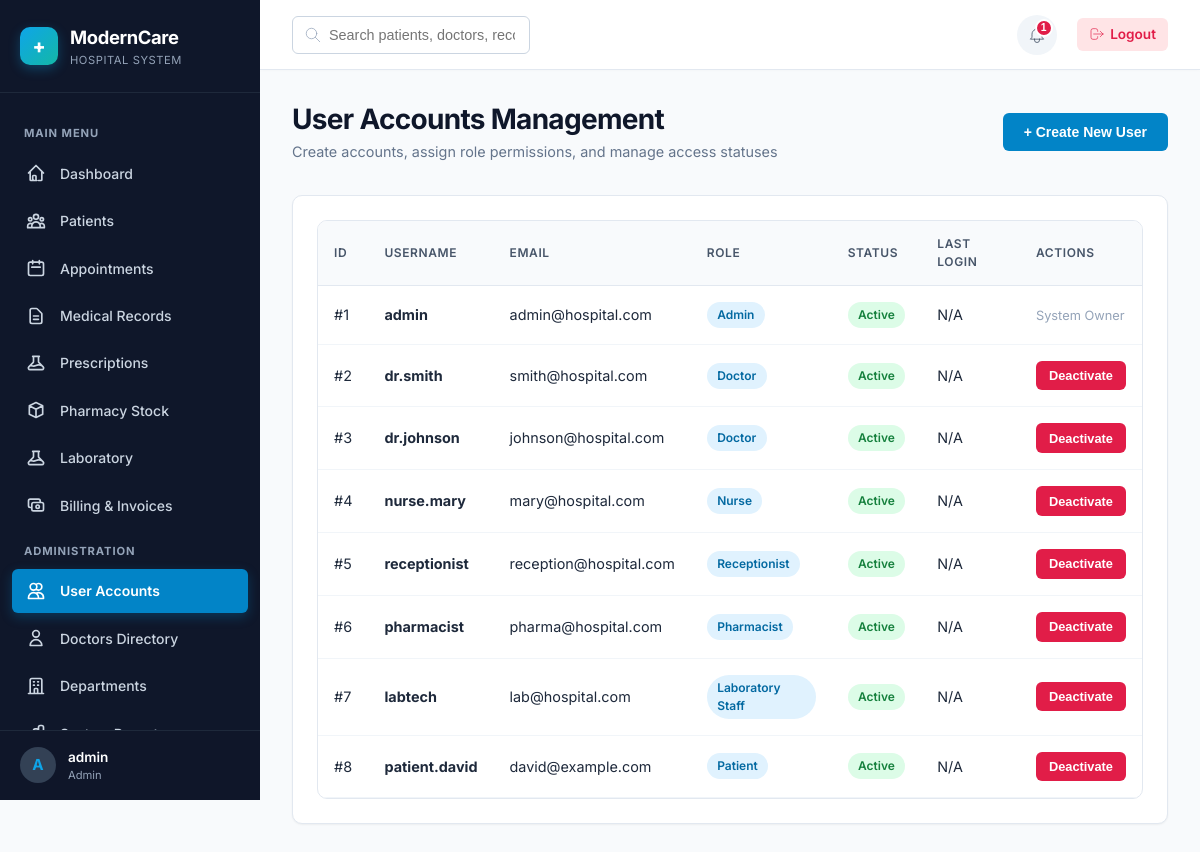
The page /admin/users.php (signed in) on the database its author committed.
### tables this page shows
CREATE TABLE `notifications` (
    `id` INT AUTO_INCREMENT PRIMARY KEY,
    `user_id` INT NOT NULL,
    `title` VARCHAR(150) NOT NULL,
    `message` TEXT NOT NULL,
    `type` ENUM('Info', 'Warning', 'Success', 'Danger') DEFAULT 'Info',
    `is_read` TINYINT(1) DEFAULT 0,
    `link` VARCHAR(255) NULL,
    `created_at` DATETIME DEFAULT CURRENT_TIMESTAMP,
    FOREIGN KEY (`user_id`) REFERENCES `users`(`id`) ON DELETE CASCADE
);

CREATE TABLE `users` (
    `id` INT AUTO_INCREMENT PRIMARY KEY,
    `role_id` INT NOT NULL,
    `username` VARCHAR(50) NOT NULL UNIQUE,
    `email` VARCHAR(100) NOT NULL UNIQUE,
    `password_hash` VARCHAR(255) NOT NULL,
    `status` ENUM('Active', 'Inactive', 'Suspended') DEFAULT 'Active',
    `last_login` DATETIME NULL,
    `created_at` DATETIME DEFAULT CURRENT_TIMESTAMP,
    FOREIGN KEY (`role_id`) REFERENCES `roles`(`id`) ON DELETE RESTRICT ON UPDATE CASCADE
);

CREATE TABLE `roles` (
    `id` INT AUTO_INCREMENT PRIMARY KEY,
    `name` VARCHAR(50) NOT NULL UNIQUE,
    `description` VARCHAR(255) NULL,
    `created_at` DATETIME DEFAULT CURRENT_TIMESTAMP
);

### includes/functions.php (called while the page is built, shortened)
<?php
function escape(?string $string): string {
    return htmlspecialchars($string ?? '', ENT_QUOTES, 'UTF-8');
}
function format_datetime(?string $dateStr, string $format = 'M d, Y - h:i A'): string {
    if (empty($dateStr)) return 'N/A';
    $timestamp = strtotime($dateStr);
    return $timestamp ? date($format, $timestamp) : 'N/A';
}

### admin/users.php (the view, shortened to what this page needs)
<?php
$baseUrl   = '../';
require_once __DIR__ . '/../includes/header.php';
require_once __DIR__ . '/../includes/sidebar.php';
$db = Database::getInstance();
$users = $db->query("
    SELECT u.*, r.name AS role_name
    FROM users u
    JOIN roles r ON u.role_id = r.id
    ORDER BY u.created_at DESC
")->fetchAll();
?>
<div class="main-content">
    <?php require_once __DIR__ . '/../includes/navbar.php'; ?>
    <main class="content-body">
        <div class="page-header">
            <div>
                <h1 class="page-title">User Accounts Management</h1>
                <div class="page-subtitle">Create accounts, assign role permissions, and manage access statuses</div>
            </div>
            <button class="btn btn-primary" onclick="openModal('add-user-modal')">+ Create New User</button>
        </div>
        <div class="card">
            <div class="table-responsive">
                <table class="table">
                    <thead>
                        <tr>
                            <th>ID</th>
                            <th>Username</th>
                            <th>Email</th>
                            <th>Role</th>
                            <th>Status</th>
                            <th>Last Login</th>
                            <th>Actions</th>
                        </tr>
                    </thead>
                    <tbody>
                        <?php foreach ($users as $u): ?>
                            <tr>
                                <td>#<?= $u['id'] ?></td>
                                <td><strong><?= escape($u['username']) ?></strong></td>
                                <td><?= escape($u['email']) ?></td>
                                <td><span class="badge badge-info"><?= escape($u['role_name']) ?></span></td>
                                <td><span class="badge badge-<?= strtolower($u['status']) ?>"><?= escape($u['status']) ?></span></td>
                                <td><?= format_datetime($u['last_login']) ?></td>
                                <td>
                                    <?php if ($u['username'] !== 'admin'): ?>
                                        <form method="POST" action="users.php" style="display:inline;">
                                            <button type="submit" class="btn btn-sm <?= $u['status'] === 'Active' ? 'btn-danger' : 'btn-success' ?>">
                                                <?= $u['status'] === 'Active' ? 'Deactivate' : 'Activate' ?>
                                            </button>
                                        </form>
                                    <?php else: ?>
                                        <span style="font-size:0.8rem; color:var(--slate-400);">System Owner</span>
                                    <?php endif; ?>
                                </td>
                            </tr>
                        <?php endforeach; ?>
                    </tbody>
                </table>
            </div>
        </div>
    </main>
<?php require_once __DIR__ . '/../includes/footer.php'; ?>

### includes/navbar.php (shortened to what this page needs)
<?php
$user = current_user();
$baseUrl = $baseUrl ?? '../';
$notifications = [];
try {
    $db = Database::getInstance();
    $stmt = $db->prepare("SELECT * FROM notifications WHERE user_id = :uid ORDER BY created_at DESC LIMIT 5");
    $stmt->execute([':uid' => $user['id']]);
    $notifications = $stmt->fetchAll();
} catch (Exception $e) {
    error_log("Navbar Notification Error: " . $e->getMessage());
}
$unreadCount = count(array_filter($notifications, fn($n) => $n['is_read'] == 0));
?>
<header class="navbar">
    <div class="navbar-left">
        <div class="search-box">
            <svg fill="none" stroke="currentColor" viewBox="0 0 24 24"><path stroke-linecap="round" stroke-linejoin="round" d="M21 21l-6-6m2-5a7 7 0 11-14 0 7 7 0 0114 0z"/></svg>
            <input type="text" class="form-control" placeholder="Search patients, doctors, records...">
        </div>
    </div>
    <div class="navbar-right">
        <div class="notif-wrapper">
            <button id="notif-dropdown-btn" class="notif-btn" aria-label="Notifications">
                <?php if ($unreadCount > 0): ?>
                    <span class="notif-badge"><?= $unreadCount ?></span>
                <?php endif; ?>
            </button>
        </div>
        <a href="<?= $baseUrl ?>auth/logout.php" class="logout-link">
            <svg width="16" height="16" fill="none" stroke="currentColor" viewBox="0 0 24 24"><path stroke-linecap="round" stroke-linejoin="round" d="M17 16l4-4m0 0l-4-4m4 4H7m6 4v1a3 3 0 01-3 3H6a3 3 0 01-3-3V7a3 3 0 013-3h4a3 3 0 013 3v1"/></svg>
            Logout
        </a>
    </div>
</header>

### assets/css/style.css (style rules this page uses)
:root { --primary-50: #f0f9ff; --primary-100: #e0f2fe; --primary-500: #0ea5e9; --primary-600: #0284c7; --primary-700: #0369a1; --primary-900: #0c4a6e; --teal-500: #14b8a6; --teal-600: #0d9488; --emerald-500: #10b981; --emerald-600: #059669; --amber-500: #f59e0b; --rose-500: #f43f5e; --rose-600: #e11d48; --slate-50: #f8fafc; --slate-100: #f1f5f9; --slate-200: #e2e8f0; --slate-300: #cbd5e1; --slate-400: #94a3b8; --slate-500: #64748b; --slate-600: #475569; --slate-700: #334155; --slate-800: #1e293b; --slate-900: #0f172a; --bg-main: #f8fafc; --card-bg: #ffffff; --text-main: #1e293b; --text-muted: #64748b; --border-color: #e2e8f0; --shadow-sm: 0 1px 2px 0 rgba(0, 0, 0, 0.05); --shadow-md: 0 4px 6px -1px rgba(0, 0, 0, 0.1), 0 2px 4px -1px rgba(0, 0, 0, 0.06); --shadow-lg: 0 10px 15px -3px rgba(0, 0, 0, 0.1), 0 4px 6px -2px rgba(0, 0, 0, 0.05); --shadow-xl: 0 20px 25px -5px rgba(0, 0, 0, 0.1), 0 10px 10px -5px rgba(0, 0, 0, 0.04); --radius-sm: 6px; --radius-md: 10px; --radius-lg: 16px; --radius-full: 9999px; --transition: all 0.25s cubic-bezier(0.4, 0, 0.2, 1); --sidebar-width: 260px; --navbar-height: 70px; }
*, *::before, *::after { box-sizing: border-box; margin: 0; padding: 0; }
body { font-family: 'Inter', system-ui, -apple-system, BlinkMacSystemFont, "Segoe UI", Roboto, sans-serif; background-color: var(--bg-main); color: var(--text-main); line-height: 1.5; font-size: 0.95rem; overflow-x: hidden; -webkit-font-smoothing: antialiased; }
.main-content { flex: 1; margin-left: var(--sidebar-width); display: flex; flex-direction: column; min-width: 0; transition: var(--transition); }
.content-body { padding: 2rem; flex: 1; }
h1, h2, h3, h4, h5, h6 { color: var(--slate-900); font-weight: 700; line-height: 1.25; }
.page-header { display: flex; justify-content: space-between; align-items: center; margin-bottom: 2rem; flex-wrap: wrap; gap: 1rem; }
.page-title { font-size: 1.75rem; letter-spacing: -0.025em; color: var(--slate-900); }
.page-subtitle { color: var(--slate-500); font-size: 0.9rem; margin-top: 0.25rem; }
.card { background: var(--card-bg); border-radius: var(--radius-md); border: 1px solid var(--border-color); box-shadow: var(--shadow-sm); padding: 1.5rem; margin-bottom: 1.5rem; transition: var(--transition); }
.btn { display: inline-flex; align-items: center; justify-content: center; gap: 0.5rem; padding: 0.625rem 1.25rem; font-size: 0.875rem; font-weight: 600; border-radius: var(--radius-sm); border: 1px solid transparent; cursor: pointer; transition: var(--transition); text-decoration: none; white-space: nowrap; }
.btn-primary { background-color: var(--primary-600); color: #ffffff; }
.btn-danger { background-color: var(--rose-600); color: #ffffff; }
.btn-sm { padding: 0.4rem 0.75rem; font-size: 0.8rem; }
.badge { display: inline-flex; align-items: center; padding: 0.25rem 0.65rem; font-size: 0.75rem; font-weight: 600; border-radius: var(--radius-full); text-transform: capitalize; }
.badge-active, .badge-completed, .badge-paid, .badge-confirmed, .badge-normal { background-color: #dcfce7; color: #15803d; }
.badge-info, .badge-requested, .badge-dispensed { background-color: var(--primary-100); color: var(--primary-700); }
.form-control, .form-select, textarea.form-control { width: 100%; padding: 0.625rem 0.875rem; font-size: 0.9rem; color: var(--slate-800); background-color: #ffffff; border: 1px solid var(--slate-300); border-radius: var(--radius-sm); transition: var(--transition); outline: none; }
.table-responsive { width: 100%; overflow-x: auto; border-radius: var(--radius-md); border: 1px solid var(--border-color); background: white; }
.table { width: 100%; border-collapse: collapse; text-align: left; font-size: 0.9rem; }
.table th { background-color: var(--slate-50); color: var(--slate-600); font-weight: 600; padding: 0.875rem 1rem; border-bottom: 1px solid var(--slate-200); text-transform: uppercase; font-size: 0.75rem; letter-spacing: 0.05em; }
.table td { padding: 1rem; border-bottom: 1px solid var(--slate-100); color: var(--slate-800); vertical-align: middle; }
.search-box { position: relative; max-width: 320px; }
.search-box input { padding-left: 2.25rem; }
.search-box svg { position: absolute; left: 0.75rem; top: 50%; transform: translateY(-50%); color: var(--slate-400); width: 18px; height: 18px; }

### rows shown on the page
notifications: is_read "1"
users: id "1", username "admin", email "admin@hospital.com", role.name "Admin", status "Active", last_login "N/A", shows "System Owner"
users: id "2", username "dr.smith", email "smith@hospital.com", role.name "Doctor", status "Active", last_login "N/A", shows "Deactivate"
users: id "3", username "dr.johnson", email "johnson@hospital.com", role.name "Doctor", status "Active", last_login "N/A", shows "Deactivate"
users: id "4", username "nurse.mary", email "mary@hospital.com", role.name "Nurse", status "Active", last_login "N/A", shows "Deactivate"
users: id "5", username "receptionist", email "reception@hospital.com", role.name "Receptionist", status "Active", last_login "N/A", shows "Deactivate"
users: id "6", username "pharmacist", email "pharma@hospital.com", role.name "Pharmacist", status "Active", last_login "N/A", shows "Deactivate"
users: id "7", username "labtech", email "lab@hospital.com", role.name "Laboratory Staff", status "Active", last_login "N/A", shows "Deactivate"
users: id "8", username "patient.david", email "david@example.com", role.name "Patient", status "Active", last_login "N/A", shows "Deactivate"

### other values the page prints
substr($user['username'] ?? 'U', 0, 1) "A"
$user['full_name'] "admin"
$role "Admin"
